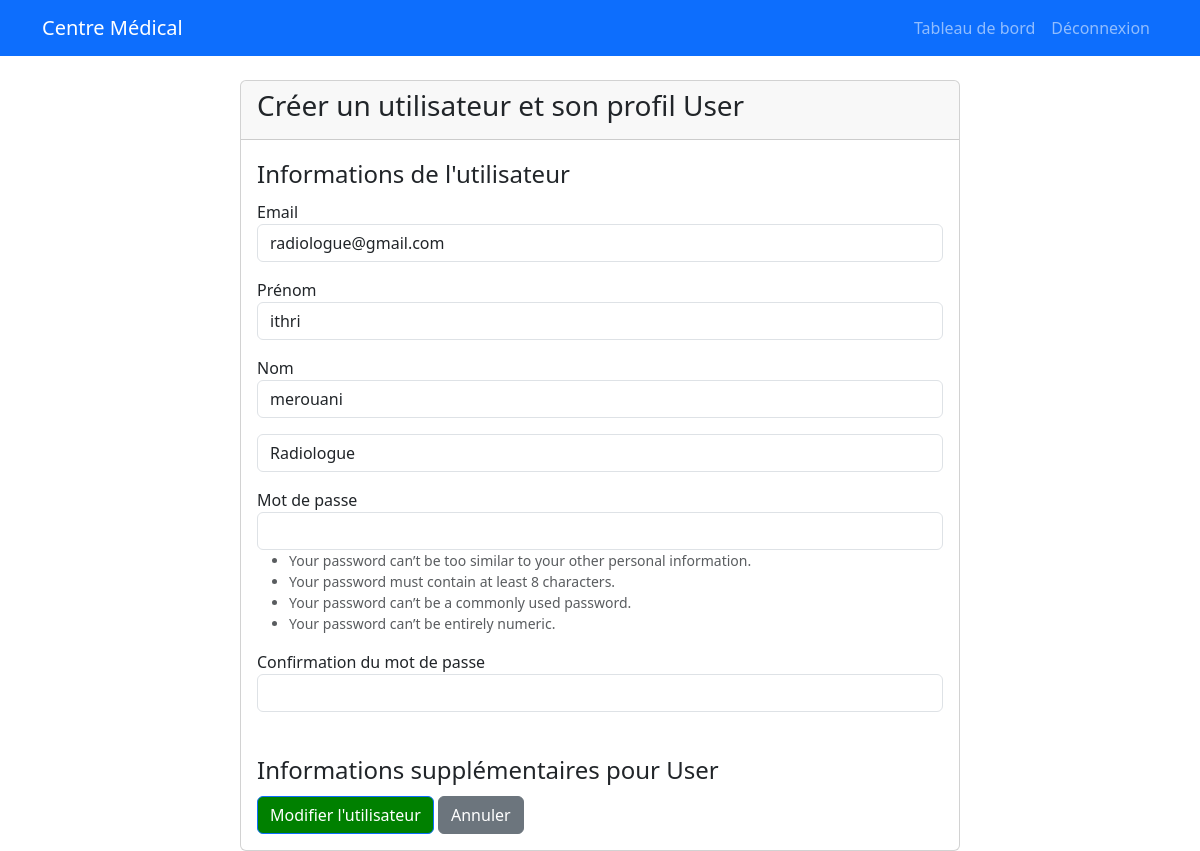
Screenshot of /accounts/user/16/edit/ (signed in) with the database file from the repository.
### accounts/models.py (models this page shows, shortened)
class User(AbstractUser):
    ROLE_CHOICES = (
        ('ADMIN', 'Administrateur'),
        ('MEDECIN', 'Médecin'),
        ('PATIENT', 'Patient'),
        ('RADIOLOGUE', 'Radiologue'),
        ('LABORANTIN', 'Laborantin'),
        ('PRATICIEN', 'Praticien de santé'),
    )
    email = models.EmailField(unique=True)
    role = models.CharField(max_length=15, choices=ROLE_CHOICES, default='PATIENT')
    created_by = models.ForeignKey('self', on_delete=models.SET_NULL, null=True, blank=True, related_name='created_users')
    USERNAME_FIELD = 'email'
    REQUIRED_FIELDS = []
    objects = UserManager()
    @property
    def is_admin(self):
        return self.role == 'ADMIN'
    @property
    def is_medecin(self):
        return self.role == 'MEDECIN'

### accounts/views.py (the view, shortened to what this page needs)
# urls.py: path('user/<int:pk>/edit/', views.UserUpdateView.as_view(), name='user_update'),
class UserUpdateView(UserPassesTestMixin, UpdateView):
        model = User
        form_class = UserCreationForm  # Remplacez par UserUpdateForm si disponible
        template_name = 'accounts/user_form.html'
        success_url = reverse_lazy('user_list')
        def test_func(self):
            return self.request.user.is_admin or self.request.user.is_medecin or self.request.user.is_praticien
        def dispatch(self, request, *args, **kwargs):
            self.profile_type = kwargs.get('profile_type', 'user')
            if self.profile_type != 'user' and self.profile_type not in PROFILE_FORMS:
                raise Http404("Type de profil non trouvé.")
            if self.profile_type != 'user':
                self.profile_form_class = PROFILE_FORMS[self.profile_type]
            return super().dispatch(request, *args, **kwargs)
        def get_context_data(self, **kwargs):
            context = super().get_context_data(**kwargs)
            context['profile_type'] = self.profile_type
            return context

### accounts/forms.py (shortened to what this page needs)
class UserCreationForm(UserCreationForm):
    email = forms.EmailField(required=True, widget=forms.EmailInput(attrs={'class': 'form-control'}))
    first_name = forms.CharField(required=True, widget=forms.TextInput(attrs={'class': 'form-control'}))
    last_name = forms.CharField(required=True, widget=forms.TextInput(attrs={'class': 'form-control'}))
    role = forms.ChoiceField(choices=User.ROLE_CHOICES, widget=forms.Select(attrs={'class': 'form-control'}))
    class Meta:
        model = User
        fields = ('email', 'first_name', 'last_name', 'role', 'password1', 'password2')
    def __init__(self, *args, **kwargs):
        self.user = kwargs.pop('user', None)
        super().__init__(*args, **kwargs)
        self.fields['password1'].widget.attrs.update({'class': 'form-control'})
        self.fields['password2'].widget.attrs.update({'class': 'form-control'})
        if self.user:
            if self.user.is_medecin or self.user.is_praticien:
                self.fields['role'].choices = [('PATIENT', 'Patient')]
            elif not self.user.is_admin:
                self.fields['role'].disabled = True

### accounts/templates/accounts/user_form.html (shortened to what this page needs)
{% extends 'base.html' %}
{% load i18n %}
{% block content %}
<div class="container mt-4">
  <div class="row justify-content-center">
    <div class="col-md-8">
      <div class="card">
        <div class="card-header">
          <h3>Créer un utilisateur et son profil {{ profile_type|capfirst }}</h3>
        </div>
        <div class="card-body">
          <form method="post">
            <fieldset class="mb-4">
              <legend>Informations de l'utilisateur</legend>
              <div class="form-group mb-3">
                <label for="{{ form.email.id_for_label }}">Email</label>
                {{ form.email }}
              </div>
              <div class="form-group mb-3">
                <label for="{{ form.first_name.id_for_label }}">Prénom</label>
                {{ form.first_name }}
              </div>
              <div class="form-group mb-3">
                <label for="{{ form.last_name.id_for_label }}">Nom</label>
                {{ form.last_name }}
              </div>
              <div class="form-group mb-3">
                {% if profile_type == "patient" %}
                    <input type="hidden" name="role" value="PATIENT">
                    <div class="form-group mb-3">
                        <label>Rôle</label>
                        <input type="text" class="form-control" value="Patient" disabled>
                    </div>
                    {% else %}
                    {{ form.role }}
                    {% endif %}
              </div>
              <div class="form-group mb-3">
                <label for="{{ form.password1.id_for_label }}">Mot de passe</label>
                {{ form.password1 }}
                <small class="form-text text-muted">{{ form.password1.help_text }}</small>
              </div>
              <div class="form-group mb-3">
                <label for="{{ form.password2.id_for_label }}">Confirmation du mot de passe</label>
                {{ form.password2 }}
              </div>
            </fieldset>
            <fieldset  id="profile-info">
              <legend>Informations supplémentaires pour {{ profile_type|capfirst }}</legend>
            </fieldset>
            {% if object %}
            <button type="submit" class="btn btn-primary" style="background-color: green; color: white;">
                Modifier l'utilisateur
            </button>
            {% else %}
            <button type="submit" class="btn btn-primary" style="background-color: green; color: white;">
                Créer l'utilisateur
            </button>
            {% endif %}
            <a href="{% url 'user_list' %}" class="btn btn-secondary">Annuler</a>
          </form>
        </div>
      </div>
    </div>
  </div>
</div>
{% endblock %}

### rows the page displays
User: email "radiologue@gmail.com", first_name "ithri", last_name "merouani", role "Radiologue"

### other values shown
{{ profile_type|capfirst }} "User"
